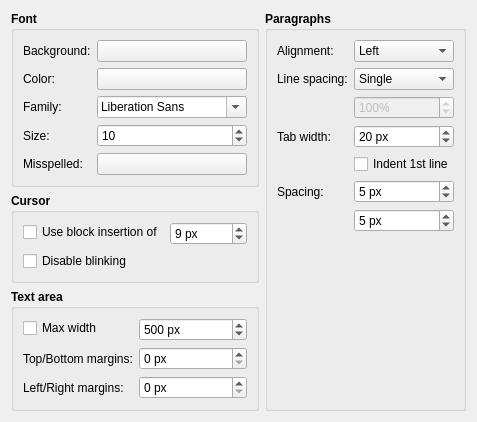
         <widget class="QWidget" name="tab_4">
          <attribute name="icon">
           <iconset theme="view-text">
            <normaloff/>
           </iconset>
          </attribute>
          <attribute name="title">
           <string>Text editor</string>
          </attribute>
          <layout class="QVBoxLayout" name="verticalLayout_22">
           <item>
            <layout class="QHBoxLayout" name="horizontalLayout_4">
             <item>
              <layout class="QVBoxLayout" name="verticalLayout_21">
               <item>
                <widget class="QGroupBox" name="groupBox_12">
                 <property name="font">
                  <font>
                   <weight>75</weight>
                   <bold>true</bold>
                  </font>
                 </property>
                 <property name="title">
                  <string>Font</string>
                 </property>
                 <layout class="QFormLayout" name="formLayout_8">
                  <item row="1" column="0">
                   <widget class="QLabel" name="label_37">
                    <property name="font">
                     <font>
                      <weight>50</weight>
                      <bold>false</bold>
                     </font>
                    </property>
                    <property name="text">
                     <string>Color:</string>
                    </property>
                   </widget>
                  </item>
                  <item row="1" column="1">
                   <widget class="QPushButton" name="btnEditorFontColor">
                    <property name="sizePolicy">
                     <sizepolicy hsizetype="Preferred" vsizetype="Fixed">
                      <horstretch>0</horstretch>
                      <verstretch>0</verstretch>
                     </sizepolicy>
                    </property>
                    <property name="font">
                     <font>
                      <weight>50</weight>
                      <bold>false</bold>
                     </font>
                    </property>
                    <property name="text">
                     <string/>
                    </property>
                   </widget>
                  </item>
                  <item row="2" column="0">
                   <widget class="QLabel" name="label_39">
                    <property name="font">
                     <font>
                      <weight>50</weight>
                      <bold>false</bold>
                     </font>
                    </property>
                    <property name="text">
                     <string>Family:</string>
                    </property>
                   </widget>
                  </item>
                  <item row="2" column="1">
                   <widget class="QFontComboBox" name="cmbEditorFontFamily">
                    <property name="sizePolicy">
                     <sizepolicy hsizetype="Preferred" vsizetype="Fixed">
                      <horstretch>0</horstretch>
                      <verstretch>0</verstretch>
                     </sizepolicy>
                    </property>
                    <property name="maximumSize">
                     <size>
                      <width>150</width>
                      <height>16777215</height>
                     </size>
                    </property>
                    <property name="font">
                     <font>
                      <weight>50</weight>
                      <bold>false</bold>
                     </font>
                    </property>
                   </widget>
                  </item>
                  <item row="3" column="0">
                   <widget class="QLabel" name="label_38">
                    <property name="font">
                     <font>
                      <weight>50</weight>
                      <bold>false</bold>
                     </font>
                    </property>
                    <property name="text">
                     <string>Size:</string>
                    </property>
                   </widget>
                  </item>
                  <item row="4" column="0">
                   <widget class="QLabel" name="label_36">
                    <property name="font">
                     <font>
                      <weight>50</weight>
                      <bold>false</bold>
                     </font>
                    </property>
                    <property name="text">
                     <string>Misspelled:</string>
                    </property>
                   </widget>
                  </item>
                  <item row="4" column="1">
                   <widget class="QPushButton" name="btnEditorMisspelledColor">
                    <property name="sizePolicy">
                     <sizepolicy hsizetype="Preferred" vsizetype="Fixed">
                      <horstretch>0</horstretch>
                      <verstretch>0</verstretch>
                     </sizepolicy>
                    </property>
                    <property name="font">
                     <font>
                      <weight>50</weight>
                      <bold>false</bold>
                     </font>
                    </property>
                    <property name="text">
                     <string/>
                    </property>
                   </widget>
                  </item>
                  <item row="3" column="1">
                   <widget class="QSpinBox" name="spnEditorFontSize">
                    <property name="font">
                     <font>
                      <weight>50</weight>
                      <bold>false</bold>
                     </font>
                    </property>
                    <property name="minimum">
                     <number>4</number>
                    </property>
                    <property name="maximum">
                     <number>299</number>
                    </property>
                    <property name="value">
                     <number>10</number>
                    </property>
                   </widget>
                  </item>
                  <item row="0" column="0">
                   <widget class="QLabel" name="label_43">
                    <property name="font">
                     <font>
                      <weight>50</weight>
                      <bold>false</bold>
                     </font>
                    </property>
                    <property name="text">
                     <string>Background:</string>
                    </property>
                   </widget>
                  </item>
                  <item row="0" column="1">
                   <widget class="QPushButton" name="btnEditorBackgroundColor">
                    <property name="sizePolicy">
                     <sizepolicy hsizetype="Preferred" vsizetype="Fixed">
                      <horstretch>0</horstretch>
                      <verstretch>0</verstretch>
                     </sizepolicy>
                    </property>
                    <property name="font">
                     <font>
                      <weight>50</weight>
                      <bold>false</bold>
                     </font>
                    </property>
                    <property name="text">
                     <string/>
                    </property>
                   </widget>
                  </item>
                 </layout>
                </widget>
               </item>
               <item>
                <widget class="QGroupBox" name="groupBox_15">
                 <property name="font">
                  <font>
                   <weight>75</weight>
                   <bold>true</bold>
                  </font>
                 </property>
                 <property name="title">
                  <string>Cursor</string>
                 </property>
                 <layout class="QFormLayout" name="formLayout_10">
                  <item row="0" column="0">
                   <widget class="QCheckBox" name="chkEditorCursorWidth">
                    <property name="font">
                     <font>
                      <weight>50</weight>
                      <bold>false</bold>
                     </font>
                    </property>
                    <property name="text">
                     <string>Use block insertion of</string>
                    </property>
                   </widget>
                  </item>
                  <item row="0" column="1">
                   <widget class="QSpinBox" name="spnEditorCursorWidth">
                    <property name="font">
                     <font>
                      <weight>50</weight>
                      <bold>false</bold>
                     </font>
                    </property>
                    <property name="suffix">
                     <string> px</string>
                    </property>
                    <property name="minimum">
                     <number>0</number>
                    </property>
                    <property name="maximum">
                     <number>99</number>
                    </property>
                    <property name="value">
                     <number>9</number>
                    </property>
                   </widget>
                  </item>
                  <item row="1" column="0">
                   <widget class="QCheckBox" name="chkEditorNoBlinking">
                    <property name="font">
                     <font>
                      <weight>50</weight>
                      <bold>false</bold>
                     </font>
                    </property>
                    <property name="text">
                     <string>Disable blinking</string>
                    </property>
                   </widget>
                  </item>
                 </layout>
                </widget>
               </item>
               <item>
                <widget class="QGroupBox" name="groupBox_16">
                 <property name="font">
                  <font>
                   <weight>75</weight>
                   <bold>true</bold>
                  </font>
                 </property>
                 <property name="title">
                  <string>Text area</string>
                 </property>
                 <layout class="QFormLayout" name="formLayout_11">
                  <item row="0" column="0">
                   <widget class="QCheckBox" name="chkEditorMaxWidth">
                    <property name="font">
                     <font>
                      <weight>50</weight>
                      <bold>false</bold>
                     </font>
                    </property>
                    <property name="text">
                     <string>Max width</string>
                    </property>
                   </widget>
                  </item>
                  <item row="0" column="1">
                   <widget class="QSpinBox" name="spnEditorMaxWidth">
                    <property name="font">
                     <font>
                      <weight>50</weight>
                      <bold>false</bold>
                     </font>
                    </property>
                    <property name="suffix">
                     <string> px</string>
                    </property>
                    <property name="maximum">
                     <number>4096</number>
                    </property>
                    <property name="value">
                     <number>500</number>
                    </property>
                   </widget>
                  </item>
                  <item row="2" column="0">
                   <widget class="QLabel" name="label_54">
                    <property name="font">
                     <font>
                      <weight>50</weight>
                      <bold>false</bold>
                     </font>
                    </property>
                    <property name="text">
                     <string>Left/Right margins:</string>
                    </property>
                   </widget>
                  </item>
                  <item row="2" column="1">
                   <widget class="QSpinBox" name="spnEditorMarginsLR">
                    <property name="font">
                     <font>
                      <weight>50</weight>
                      <bold>false</bold>
                     </font>
                    </property>
                    <property name="suffix">
                     <string> px</string>
                    </property>
                    <property name="maximum">
                     <number>2048</number>
                    </property>
                   </widget>
                  </item>
                  <item row="1" column="0">
                   <widget class="QLabel" name="label_55">
                    <property name="font">
                     <font>
                      <weight>50</weight>
                      <bold>false</bold>
                     </font>
                    </property>
                    <property name="text">
                     <string>Top/Bottom margins:</string>
                    </property>
                   </widget>
                  </item>
                  <item row="1" column="1">
                   <widget class="QSpinBox" name="spnEditorMarginsTB">
                    <property name="font">
                     <font>
                      <weight>50</weight>
                      <bold>false</bold>
                     </font>
                    </property>
                    <property name="suffix">
                     <string> px</string>
                    </property>
                    <property name="maximum">
                     <number>2048</number>
                    </property>
                   </widget>
                  </item>
                 </layout>
                </widget>
               </item>
              </layout>
             </item>
             <item>
              <widget class="QGroupBox" name="groupBox_13">
               <property name="font">
                <font>
                 <weight>75</weight>
                 <bold>true</bold>
                </font>
               </property>
               <property name="title">
                <string>Paragraphs</string>
               </property>
               <layout class="QFormLayout" name="formLayout_9">
                <item row="1" column="0">
                 <widget class="QLabel" name="label_40">
                  <property name="font">
                   <font>
                    <weight>50</weight>
                    <bold>false</bold>
                   </font>
                  </property>
                  <property name="text">
                   <string>Line spacing:</string>
                  </property>
                 </widget>
                </item>
                <item row="1" column="1">
                 <widget class="QComboBox" name="cmbEditorLineSpacing">
                  <property name="font">
                   <font>
                    <weight>50</weight>
                    <bold>false</bold>
                   </font>
                  </property>
                  <item>
                   <property name="text">
                    <string>Single</string>
                   </property>
                  </item>
                  <item>
                   <property name="text">
                    <string>1.5 lines</string>
                   </property>
                  </item>
                  <item>
                   <property name="text">
                    <string>Double</string>
                   </property>
                  </item>
                  <item>
                   <property name="text">
                    <string>Proportional</string>
                   </property>
                  </item>
                 </widget>
                </item>
                <item row="2" column="1">
                 <widget class="QSpinBox" name="spnEditorLineSpacing">
                  <property name="enabled">
                   <bool>false</bool>
                  </property>
                  <property name="sizePolicy">
                   <sizepolicy hsizetype="Preferred" vsizetype="Fixed">
                    <horstretch>0</horstretch>
                    <verstretch>0</verstretch>
                   </sizepolicy>
                  </property>
                  <property name="font">
                   <font>
                    <weight>50</weight>
                    <bold>false</bold>
                   </font>
                  </property>
                  <property name="suffix">
                   <string>%</string>
                  </property>
                  <property name="minimum">
                   <number>50</number>
                  </property>
                  <property name="maximum">
                   <number>999</number>
                  </property>
                  <property name="value">
                   <number>100</number>
                  </property>
                 </widget>
                </item>
                <item row="3" column="0">
                 <widget class="QLabel" name="label_42">
                  <property name="font">
                   <font>
                    <weight>50</weight>
                    <bold>false</bold>
                   </font>
                  </property>
                  <property name="text">
                   <string>Tab width:</string>
                  </property>
                 </widget>
                </item>
                <item row="3" column="1">
                 <widget class="QSpinBox" name="spnEditorTabWidth">
                  <property name="sizePolicy">
                   <sizepolicy hsizetype="Preferred" vsizetype="Fixed">
                    <horstretch>0</horstretch>
                    <verstretch>0</verstretch>
                   </sizepolicy>
                  </property>
                  <property name="font">
                   <font>
                    <weight>50</weight>
                    <bold>false</bold>
                   </font>
                  </property>
                  <property name="suffix">
                   <string> px</string>
                  </property>
                  <property name="minimum">
                   <number>0</number>
                  </property>
                  <property name="maximum">
                   <number>199</number>
                  </property>
                  <property name="value">
                   <number>20</number>
                  </property>
                 </widget>
                </item>
                <item row="4" column="1">
                 <widget class="QCheckBox" name="chkEditorIndent">
                  <property name="sizePolicy">
                   <sizepolicy hsizetype="Preferred" vsizetype="Fixed">
                    <horstretch>0</horstretch>
                    <verstretch>0</verstretch>
                   </sizepolicy>
                  </property>
                  <property name="font">
                   <font>
                    <weight>50</weight>
                    <bold>false</bold>
                   </font>
                  </property>
                  <property name="text">
                   <string>Indent 1st line</string>
                  </property>
                 </widget>
                </item>
                <item row="5" column="0">
                 <widget class="QLabel" name="label_41">
                  <property name="font">
                   <font>
                    <weight>50</weight>
                    <bold>false</bold>
                   </font>
                  </property>
                  <property name="text">
                   <string>Spacing:</string>
                  </property>
                 </widget>
                </item>
                <item row="5" column="1">
                 <widget class="QSpinBox" name="spnEditorParaAbove">
                  <property name="sizePolicy">
                   <sizepolicy hsizetype="Preferred" vsizetype="Fixed">
                    <horstretch>0</horstretch>
                    <verstretch>0</verstretch>
                   </sizepolicy>
                  </property>
                  <property name="font">
                   <font>
                    <weight>50</weight>
                    <bold>false</bold>
                   </font>
                  </property>
                  <property name="suffix">
                   <string> px</string>
                  </property>
                  <property name="minimum">
                   <number>0</number>
                  </property>
                  <property name="maximum">
                   <number>199</number>
                  </property>
                  <property name="value">
                   <number>5</number>
                  </property>
                 </widget>
                </item>
                <item row="6" column="1">
                 <widget class="QSpinBox" name="spnEditorParaBelow">
                  <property name="sizePolicy">
                   <sizepolicy hsizetype="Preferred" vsizetype="Fixed">
                    <horstretch>0</horstretch>
                    <verstretch>0</verstretch>
                   </sizepolicy>
                  </property>
                  <property name="font">
                   <font>
                    <weight>50</weight>
                    <bold>false</bold>
                   </font>
                  </property>
                  <property name="suffix">
                   <string> px</string>
                  </property>
                  <property name="minimum">
                   <number>0</number>
                  </property>
                  <property name="maximum">
                   <number>199</number>
                  </property>
                  <property name="value">
                   <number>5</number>
                  </property>
                 </widget>
                </item>
                <item row="0" column="0">
                 <widget class="QLabel" name="label_35">
                  <property name="font">
                   <font>
                    <weight>50</weight>
                    <bold>false</bold>
                   </font>
                  </property>
                  <property name="text">
                   <string>Alignment:</string>
                  </property>
                 </widget>
                </item>
                <item row="0" column="1">
                 <widget class="QComboBox" name="cmbEditorAlignment">
                  <property name="font">
                   <font>
                    <weight>50</weight>
                    <bold>false</bold>
                   </font>
                  </property>
                  <item>
                   <property name="text">
                    <string>Left</string>
                   </property>
                   <property name="icon">
                    <iconset theme="format-justify-left">
                     <normaloff/>
                    </iconset>
                   </property>
                  </item>
                  <item>
                   <property name="text">
                    <string>Center</string>
                   </property>
                   <property name="icon">
                    <iconset theme="format-justify-center">
                     <normaloff/>
                    </iconset>
                   </property>
                  </item>
                  <item>
                   <property name="text">
                    <string>Right</string>
                   </property>
                   <property name="icon">
                    <iconset theme="format-justify-right">
                     <normaloff/>
                    </iconset>
                   </property>
                  </item>
                  <item>
                   <property name="text">
                    <string>Justify</string>
                   </property>
                   <property name="icon">
                    <iconset theme="format-justify-fill">
                     <normaloff/>
                    </iconset>
                   </property>
                  </item>
                 </widget>
                </item>
               </layout>
              </widget>
             </item>
            </layout>
           </item>
          </layout>
         </widget>
